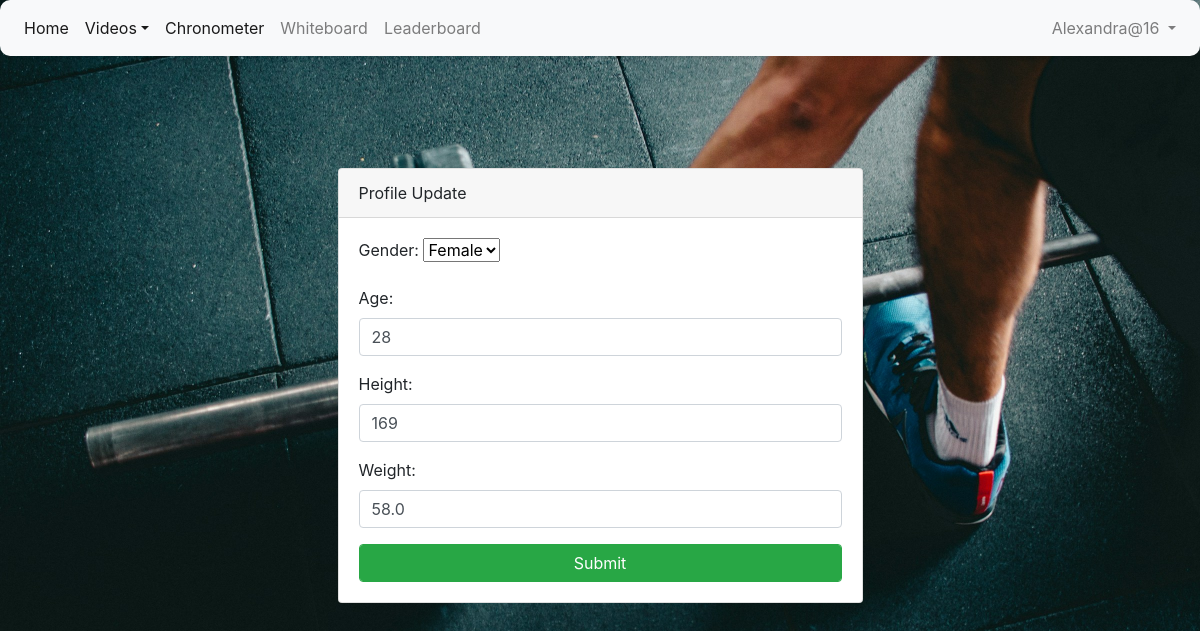
/profile-edit/3 (signed in), run on the app's committed database.
### crossfit/models.py (models this page shows, shortened)
class Profile(AbstractUser):
    gender = models.CharField(max_length=20)
    age = models.IntegerField(default=0)
    height = models.IntegerField(default=0)
    weight = models.FloatField(default=0)

### crossfit/views.py (the view, shortened to what this page needs)
# urls.py: path('profile-edit/<int:pk>', views.ProfileUpdateView.as_view(), name='profile-update'),
class ProfileUpdateView(UpdateView):
    model = Profile
    form_class = ProfileForm
    template_name = 'profileupdate.html'
    def get_object(self, queryset=None):
        return self.request.user

### crossfit/forms.py
class ProfileForm(forms.ModelForm):
    GENDER_CHOICES = (
        ('male', 'Male'),
        ('female', 'Female'))
    gender = forms.ChoiceField(choices=GENDER_CHOICES, widget=forms.Select(attrs={'class': 'form-select'}))
    class Meta:
        model = Profile
        fields = ['gender', 'age', 'height', 'weight']
        widgets = {
            'age': forms.NumberInput(attrs={'class': 'form-control'}),
            'height': forms.NumberInput(attrs={'class': 'form-control'}),
            'weight': forms.NumberInput(attrs={'class': 'form-control'})
        }

### templates/profileupdate.html (shortened to what this page needs)
{% extends 'base.html' %}
{% block content %}
<div class="container">
    <div class="row justify-content-center">
        <div class="col-md-6">
            <div class="card">
                <div class="card-header">Profile Update</div>
                <div class="card-body">
                    <form method="post" enctype="multipart/form-data">
                        {{ form.as_p }}
                        <button type="submit" class="btn btn-success form-control">Submit</button>
                    </form>
                </div>
            </div>
        </div>
    </div>
</div>
{% endblock %}

### templates/navbar.html (shortened to what this page needs)
<nav class="navbar navbar-expand-lg navbar-light bg-light">
    <div class="collapse navbar-collapse" id="navbarNav">
        <ul class="navbar-nav mr-auto">
            <li class="nav-item active">
                <a class="nav-link" href="{% url 'home' %}">Home</a>
            </li>
            <li class="nav-item active">
                <a class="nav-link dropdown-toggle" href="#" id="navbarDropdownMenuLink" role="button"
                   data-toggle="dropdown" aria-haspopup="true" aria-expanded="false">Videos</a>
            </li>
            <li class="nav-item active">
                <a class="nav-link" href={% url 'chronometer' %}>Chronometer</a>
            </li>
            {% if request.user.is_authenticated %}
                <li class="nav-item">
                    <a class="nav-link" href="{% url 'workout_list' %}">Whiteboard</a>
                </li>
                <li class="nav-item">
                    <a class="nav-link" href="{% url 'leaderboard' %}">Leaderboard</a>
                </li>
            {% endif %}
        </ul>
        <ul class="navbar-nav">
            {% if request.user.is_authenticated %}
                <li class="nav-item dropdown">
                    <a class="nav-link dropdown-toggle" href="#" id="navbarDropdownMenuLink" role="button"
                       data-toggle="dropdown" aria-haspopup="true" aria-expanded="false">
                        {{ request.user.username }}
                    </a>
                </li>
            {% endif %}
        </ul>
    </div>
</nav>

### templates/navbar.html (style rules this page uses)
.navbar { background-color: #fff; box-shadow: 0 2px 4px rgba(0, 0, 0, 0.1); border-radius: 10px; }
.navbar-nav .nav-link { color: #000; position: relative; }
.navbar-nav .nav-link:before { content: ''; position: absolute; bottom: -2px; left: 0; width: 0; height: 2px; background-color: darkorange; transition: width 0.3s ease; }

### data on the page
Profile: user.username "Alexandra@16", gender "Female", age "28", height "169", weight "58.0"
